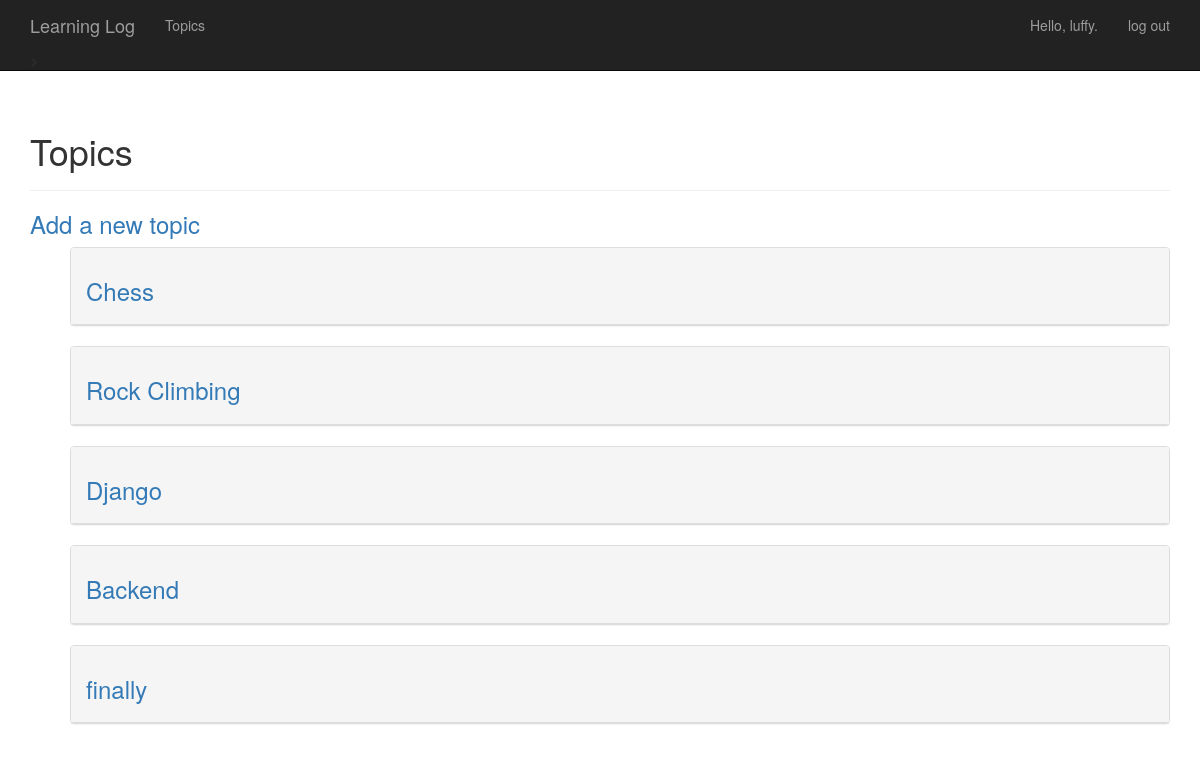
The app's page /topics/ (signed in) with its own data.
### learning_logs/models.py (models this page shows)
class Topic(models.Model):
    text = models.CharField(max_length=200)
    date_added = models.DateTimeField(auto_now_add=True)
    owner = models.ForeignKey(User, on_delete=models.DO_NOTHING)
    def __str__(self):
        return self.text

### learning_logs/views.py (the view)
# urls.py: re_path(r'^topics/$', views.topics, name='topics'),
@login_required
def topics(request):
    topics = Topic.objects.filter(owner=request.user).order_by('date_added')
    context = {'topics': topics}
    return render(request, 'learning_logs/topics.html', context)

### learning_logs/templates/learning_logs/topics.html
{% extends "learning_logs/base.html" %}
{% block header %}
    <h1>Topics</h1>
{% endblock header %}
{% block content %}
<h3><a href="{% url 'learning_logs:new_topic' %}">Add a new topic</a></h3>
<ul>
    {% for topic in topics %}
    <div class="panel panel-default">
        <div class="panel-heading">
        <a href="{% url 'learning_logs:topic' topic.id %}">
        <li style="list-style: none;">
            <h3>{{ topic }}</h3>
        </li>
        </a>
    </div></div>
    {% empty %}
        <li>No topics have been added yet.</li>
    {% endfor %}
</ul>
{% endblock content %}

### learning_logs/templates/learning_logs/base.html (shortened to what this page needs)
{% load bootstrap3 %}
<!DOCTYPE html>
<html lang="en">
<head>
    {% bootstrap_css %}
</head>
<body>
     <nav class="navbar navbar-default navbar-inverse navbar-static-top">
        <div class="container">
            <div class="navbar-header">
                <a class="navbar-brand" href="{% url 'learning_logs:index' %}">
                    Learning Log
                </a>
            </div>
            <div id="navbar" class="navbar-collapse collapse">
                <ul class="nav navbar-nav">
                    <li><a href="{% url 'learning_logs:topics' %}">Topics</a></li>
                </ul>
                <ul class="nav navbar-nav navbar-right">
                    {% if user.is_authenticated %}
                        <li><a>Hello, {{ user.username }}.</a></li>
                        <li><a href="{% url 'users:logout' %}">log out</a></li>
                    {% else %}
                        <li><a href="{% url 'users:register' %}">register</a></li>
                        <li><a href="{% url 'users:login' %}">log in</a></li>
                    {% endif %}
                </ul>
            </div> >
        </div>
     </nav>
     <div class="container">
        <div class="page-header">
            {% block header %}{% endblock header %}
        </div>
        <div>
            {% block content %}{% endblock content %}
        </div>
     </div>
</body>
</html>

### records on screen
Topic: text "Chess"
Topic: text "Rock Climbing"
Topic: text "Django"
Topic: text "Backend"
Topic: text "finally"

### other values on screen
{{ user.username }} "luffy"
